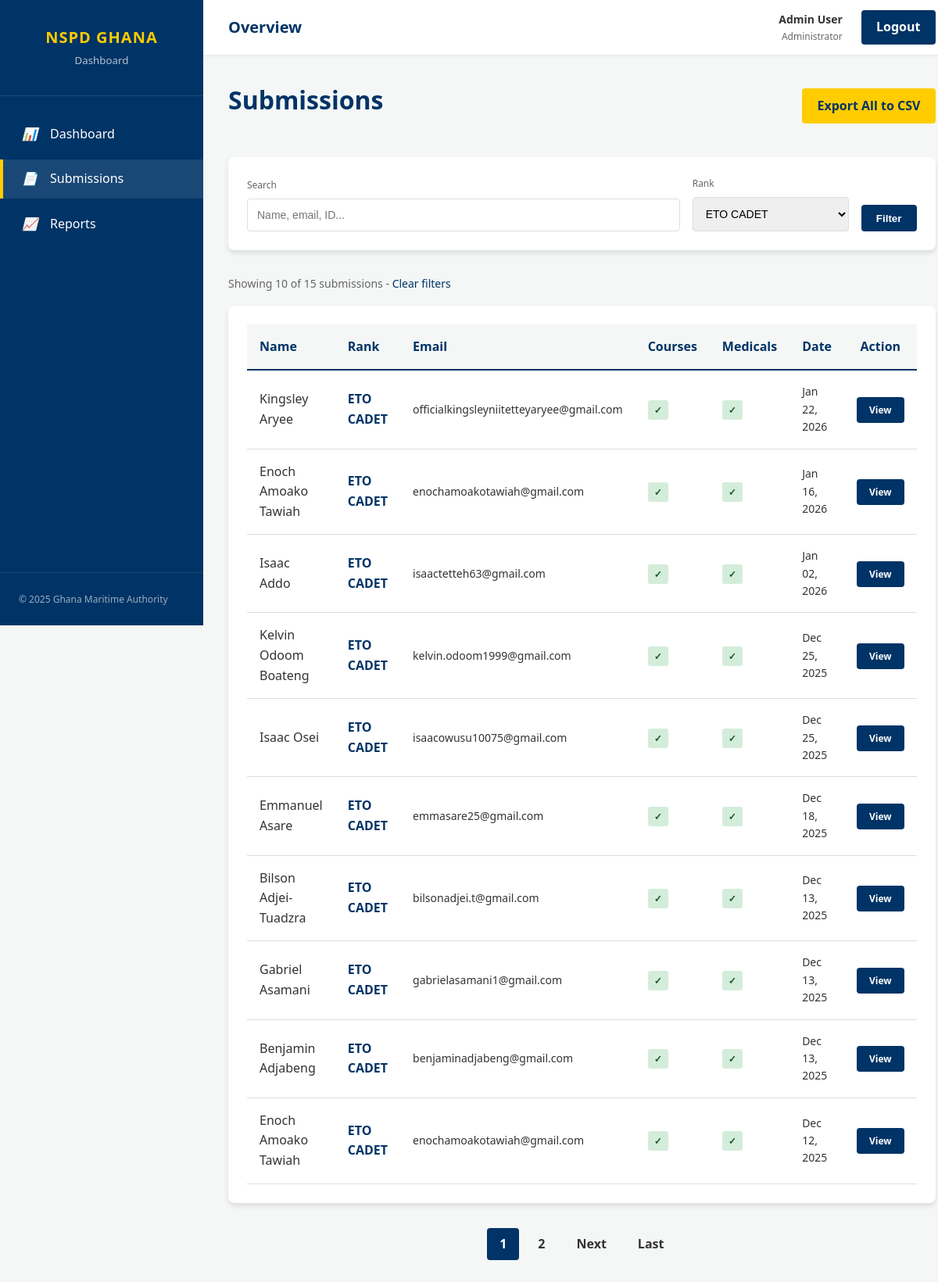
/submissions.php?rank=ETO CADET (signed in), run on the app's committed database.
### tables this page shows
CREATE TABLE IF NOT EXISTS `applications` (
  `id` int NOT NULL AUTO_INCREMENT,
  `submitted_at` datetime NOT NULL,
  `surname` varchar(100) NOT NULL,
  `first_name` varchar(100) NOT NULL,
  `other_names` varchar(100) DEFAULT NULL,
  `short_courses_rmu` enum('Yes','No') NOT NULL,
  `familiarisation_isps_gma` enum('Yes','No') NOT NULL,
  `position_rank` varchar(100) NOT NULL,
  `telephone` varchar(100) NOT NULL,
  `email` varchar(150) NOT NULL,
  `attachment` text,
  `sea_experience` text,
  `total_sea_experience_years` decimal(4,1) DEFAULT NULL,
  `last_ship_type` varchar(150) DEFAULT NULL,
  `medicals` text,
  `created_at` timestamp NULL DEFAULT CURRENT_TIMESTAMP,
  PRIMARY KEY (`id`)
);

### submissions.php (the view, shortened to what this page needs)
<?php
$pdo = get_db_connection();
$page = isset($_GET['page']) ? max(1, (int)$_GET['page']) : 1;
$search = isset($_GET['search']) ? trim($_GET['search']) : '';
$rank_filter = isset($_GET['rank']) ? trim($_GET['rank']) : '';
$per_page = 10;
$where = [];
$params = [];
if ($rank_filter) {
    $where[] = "position_rank = ?";
    $params[] = $rank_filter;
}
$where_clause = $where ? "WHERE " . implode(" AND ", $where) : "";
$count_query = "SELECT COUNT(*) as total FROM applications $where_clause";
$count_stmt = $pdo->prepare($count_query);
$count_stmt->execute($params);
$total = $count_stmt->fetch(PDO::FETCH_ASSOC)['total'];
$total_pages = ceil($total / $per_page);
$offset = ($page - 1) * $per_page;
$query = "SELECT id, surname, first_name, position_rank, email, submitted_at, short_courses_rmu, medicals FROM applications $where_clause ORDER BY submitted_at DESC LIMIT $per_page OFFSET $offset";
$stmt = $pdo->prepare($query);
$stmt->execute($params);
$applications = $stmt->fetchAll(PDO::FETCH_ASSOC);
$ranks_stmt = $pdo->prepare("SELECT DISTINCT position_rank FROM applications ORDER BY position_rank");
$ranks_stmt->execute();
$ranks = $ranks_stmt->fetchAll(PDO::FETCH_COLUMN);
?>
<!DOCTYPE html>
<html lang="en">
<head>
    <link rel="stylesheet" href="public/css/style.css">
</head>
<body>
<div class="app-container">
    <?php include 'includes/sidebar.php'; ?>
    <main class="main-content">
        <?php include 'includes/header.php'; ?>
        <div class="content-body">
            <div style="display: flex; justify-content: space-between; align-items: center; margin-bottom: 2rem;">
                <h1>Submissions</h1>
                <a href="api/export-all-csv.php?search=<?php echo urlencode($search); ?>&rank=<?php echo urlencode($rank_filter); ?>" class="btn btn-accent" target="_blank">Export All to CSV</a>
            </div>
            <div class="card" style="margin-bottom: 2rem; padding: 1.5rem;">
                <form method="GET" style="display: flex; gap: 1rem; align-items: flex-end; flex-wrap: wrap;">
                    <div style="flex: 1; min-width: 200px;">
                        <label style="display: block; font-size: 0.75rem; color: var(--text-muted); margin-bottom: 0.5rem;">Search</label>
                        <input type="text" name="search" value="<?php echo htmlspecialchars($search); ?>" placeholder="Name, email, ID..." style="width: 100%; padding: 0.75rem; border: 1px solid #ddd; border-radius: 4px; font-size: 0.875rem;">
                    </div>
                    <div style="flex: 0 0 200px;">
                        <label style="display: block; font-size: 0.75rem; color: var(--text-muted); margin-bottom: 0.5rem;">Rank</label>
                        <select name="rank" style="width: 100%; padding: 0.75rem; border: 1px solid #ddd; border-radius: 4px; font-size: 0.875rem;">
                            <?php foreach ($ranks as $rank): ?>
                            <option value="<?php echo htmlspecialchars($rank); ?>" <?php echo $rank_filter === $rank ? 'selected' : ''; ?>><?php echo htmlspecialchars($rank); ?></option>
                            <?php endforeach; ?>
                        </select>
                    </div>
                    <button type="submit" class="btn btn-primary">Filter</button>
                </form>
            </div>
            <div style="margin-bottom: 1rem; font-size: 0.875rem; color: var(--text-muted);">
                Showing <?php echo count($applications); ?> of <?php echo $total; ?> submissions
                <?php if ($search || $rank_filter): ?>
                    - <a href="submissions.php" style="color: var(--primary-blue); text-decoration: none;">Clear filters</a>
                <?php endif; ?>
            </div>
            <div class="card">
                <table class="submissions-table" style="width: 100%; border-collapse: collapse;">
                    <thead>
                        <tr style="border-bottom: 2px solid var(--primary-blue);">
                            <th style="padding: 1rem; text-align: left; font-weight: 600;">Name</th>
                            <th style="padding: 1rem; text-align: left; font-weight: 600;">Rank</th>
                            <th style="padding: 1rem; text-align: left; font-weight: 600;">Email</th>
                            <th style="padding: 1rem; text-align: left; font-weight: 600;">Courses</th>
                            <th style="padding: 1rem; text-align: left; font-weight: 600;">Medicals</th>
                            <th style="padding: 1rem; text-align: left; font-weight: 600;">Date</th>
                            <th style="padding: 1rem; text-align: center; font-weight: 600;">Action</th>
                        </tr>
                    </thead>
                    <tbody>
                        <?php if (count($applications) > 0): ?>
                            <?php foreach ($applications as $app): ?>
                            <tr style="border-bottom: 1px solid #eee; hover: background-color: #f9f9f9;">
                                <td style="padding: 1rem;"><?php echo htmlspecialchars($app['first_name'] . ' ' . $app['surname']); ?></td>
                                <td style="padding: 1rem;"><strong style="color: var(--primary-blue);"><?php echo htmlspecialchars($app['position_rank']); ?></strong></td>
                                <td style="padding: 1rem; font-size: 0.875rem;"><?php echo htmlspecialchars($app['email']); ?></td>
                                <td style="padding: 1rem;">
                                    <?php if ($app['short_courses_rmu'] === 'Yes'): ?>
                                    <span style="padding: 0.25rem 0.5rem; background: #d4edda; color: #155724; border-radius: 3px; font-size: 0.75rem; font-weight: 600;">✓</span>
                                    <?php else: ?>
                                    <span style="padding: 0.25rem 0.5rem; background: #f8d7da; color: #721c24; border-radius: 3px; font-size: 0.75rem; font-weight: 600;">✗</span>
                                    <?php endif; ?>
                                </td>
                                <td style="padding: 1rem;">
                                    <?php if ($app['medicals'] === 'Yes'): ?>
                                    <span style="padding: 0.25rem 0.5rem; background: #d4edda; color: #155724; border-radius: 3px; font-size: 0.75rem; font-weight: 600;">✓</span>
                                    <?php else: ?>
                                    <span style="padding: 0.25rem 0.5rem; background: #f8d7da; color: #721c24; border-radius: 3px; font-size: 0.75rem; font-weight: 600;">✗</span>
                                    <?php endif; ?>
                                </td>
                                <td style="padding: 1rem; font-size: 0.875rem;"><?php echo date('M d, Y', strtotime($app['submitted_at'])); ?></td>
                                <td style="padding: 1rem; text-align: center;">
                                    <a href="view-submission.php?id=<?php echo $app['id']; ?>" class="btn" style="padding: 0.5rem 1rem; background: var(--primary-blue); color: white; text-decoration: none; border-radius: 4px; font-size: 0.75rem;">View</a>
                                </td>
                            </tr>
                            <?php endforeach; ?>
                        <?php endif; ?>
                    </tbody>
                </table>
            </div>
            <?php if ($total_pages > 1): ?>
            <div style="margin-top: 2rem; display: flex; justify-content: center; align-items: center; gap: 0.5rem; flex-wrap: wrap;">
                <?php for ($i = max(1, $page - 2); $i <= min($total_pages, $page + 2); $i++): ?>
                    <?php if ($i == $page): ?>
                        <span style="padding: 0.5rem 1rem; background: var(--primary-blue); color: white; border-radius: 4px; font-weight: 600;"><?php echo $i; ?></span>
                    <?php else: ?>
                        <a href="submissions.php?page=<?php echo $i; ?>&search=<?php echo urlencode($search); ?>&rank=<?php echo urlencode($rank_filter); ?>" class="btn" style="padding: 0.5rem 1rem;"><?php echo $i; ?></a>
                    <?php endif; ?>
                <?php endfor; ?>
                <?php if ($page < $total_pages): ?>
                    <a href="submissions.php?page=<?php echo $page + 1; ?>&search=<?php echo urlencode($search); ?>&rank=<?php echo urlencode($rank_filter); ?>" class="btn" style="padding: 0.5rem 1rem;">Next</a>
                    <a href="submissions.php?page=<?php echo $total_pages; ?>&search=<?php echo urlencode($search); ?>&rank=<?php echo urlencode($rank_filter); ?>" class="btn" style="padding: 0.5rem 1rem;">Last</a>
                <?php endif; ?>
            </div>
            <?php endif; ?>
        </div>
    </main>
</div>
</body>
</html>

### public/css/style.css (style rules this page uses)
:root { --primary-blue: #003366; --secondary-blue: #00509d; --accent-yellow: #ffcc00; --bg-white: #ffffff; --bg-light: #f4f7f6; --text-dark: #333333; --text-muted: #666666; --border-color: #dddddd; --sidebar-width: 260px; --header-height: 70px; --radius: 8px; --shadow: 0 4px 6px rgba(0, 0, 0, 0.1); }
* { box-sizing: border-box; margin: 0; padding: 0; }
body { font-family: "Segoe UI", Tahoma, Geneva, Verdana, sans-serif; background-color: var(--bg-light); color: var(--text-dark); line-height: 1.6; }
h1, h2, h3, h4 { color: var(--primary-blue); margin-bottom: 1rem; }
a { text-decoration: none; color: inherit; }
.app-container { display: flex; min-height: 100vh; }
.main-content { flex: 1; margin-left: var(--sidebar-width); display: flex; flex-direction: column; }
.content-body { padding: 2rem; }
.card { background: white; padding: 1.5rem; border-radius: var(--radius); box-shadow: var(--shadow); }
table { width: 100%; border-collapse: collapse; }
th, td { padding: 1rem; text-align: left; border-bottom: 1px solid var(--border-color); }
th { background-color: var(--bg-light); font-weight: 600; color: var(--primary-blue); }
.btn { padding: 0.6rem 1.2rem; border-radius: 4px; border: none; cursor: pointer; font-weight: 600; transition: opacity 0.2s; }
.btn-primary { background-color: var(--primary-blue); color: white; }
.btn-accent { background-color: var(--accent-yellow); color: var(--primary-blue); }

### data on the page
applications: first_name+surname "Kingsley Aryee", position_rank "ETO CADET", email "officialkingsleyniitetteyaryee@gmail.com", submitted_at "Jan 22, 2026"
applications: first_name+surname "Enoch Amoako Tawiah", position_rank "ETO CADET", email "enochamoakotawiah@gmail.com", submitted_at "Jan 16, 2026"
applications: first_name+surname "Isaac Addo", position_rank "ETO CADET", email "isaactetteh63@gmail.com", submitted_at "Jan 02, 2026"
applications: first_name+surname "Kelvin Odoom Boateng", position_rank "ETO CADET", email "kelvin.odoom1999@gmail.com", submitted_at "Dec 25, 2025"
applications: first_name+surname "Isaac Osei", position_rank "ETO CADET", email "isaacowusu10075@gmail.com", submitted_at "Dec 25, 2025"
applications: first_name+surname "Emmanuel Asare", position_rank "ETO CADET", email "emmasare25@gmail.com", submitted_at "Dec 18, 2025"
applications: first_name+surname "Bilson Adjei-Tuadzra", position_rank "ETO CADET", email "bilsonadjei.t@gmail.com", submitted_at "Dec 13, 2025"
applications: first_name+surname "Gabriel Asamani", position_rank "ETO CADET", email "gabrielasamani1@gmail.com", submitted_at "Dec 13, 2025"
applications: first_name+surname "Benjamin Adjabeng", position_rank "ETO CADET", email "benjaminadjabeng@gmail.com", submitted_at "Dec 13, 2025"
applications: first_name+surname "Enoch Amoako Tawiah", position_rank "ETO CADET", email "enochamoakotawiah@gmail.com", submitted_at "Dec 12, 2025"

### other printed values
$user['full_name'] "Admin User"
$user['role'] "Administrator"
count($applications) "10"
$total "15"
form field rank "ETO CADET"
